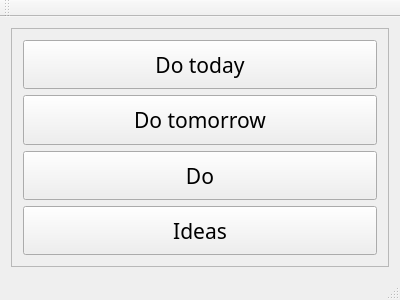
<?xml version="1.0" encoding="UTF-8"?>
<ui version="4.0">
 <class>MainWindow</class>
 <widget class="QMainWindow" name="MainWindow">
  <property name="geometry">
   <rect>
    <x>0</x>
    <y>0</y>
    <width>400</width>
    <height>300</height>
   </rect>
  </property>
  <property name="windowTitle">
   <string>MainWindow</string>
  </property>
  <widget class="QWidget" name="centralWidget">
   <layout class="QHBoxLayout" name="horizontalLayout">
    <item>
     <layout class="QHBoxLayout" name="centralWidgetLayout">
      <item>
       <widget class="QFrame" name="StarButtonAreaFrame">
        <property name="frameShape">
         <enum>QFrame::StyledPanel</enum>
        </property>
        <property name="frameShadow">
         <enum>QFrame::Raised</enum>
        </property>
        <layout class="QVBoxLayout" name="verticalLayout">
         <item>
          <widget class="QPushButton" name="doTodayButton">
           <property name="sizePolicy">
            <sizepolicy hsizetype="Minimum" vsizetype="Minimum">
             <horstretch>0</horstretch>
             <verstretch>0</verstretch>
            </sizepolicy>
           </property>
           <property name="font">
            <font>
             <family>Mongolian Baiti</family>
             <pointsize>16</pointsize>
            </font>
           </property>
           <property name="whatsThis">
            <string>&lt;html&gt;&lt;head/&gt;&lt;body&gt;&lt;p&gt;&lt;span style=&quot; color:#0000ff;&quot;&gt;Do today&lt;/span&gt;&lt;/p&gt;&lt;/body&gt;&lt;/html&gt;</string>
           </property>
           <property name="text">
            <string>Do today</string>
           </property>
          </widget>
         </item>
         <item>
          <widget class="QPushButton" name="doTomorrowButton">
           <property name="enabled">
            <bool>true</bool>
           </property>
           <property name="sizePolicy">
            <sizepolicy hsizetype="Minimum" vsizetype="Minimum">
             <horstretch>0</horstretch>
             <verstretch>0</verstretch>
            </sizepolicy>
           </property>
           <property name="font">
            <font>
             <family>Mongolian Baiti</family>
             <pointsize>16</pointsize>
            </font>
           </property>
           <property name="text">
            <string>Do tomorrow</string>
           </property>
          </widget>
         </item>
         <item>
          <widget class="QPushButton" name="doButton">
           <property name="enabled">
            <bool>true</bool>
           </property>
           <property name="sizePolicy">
            <sizepolicy hsizetype="Minimum" vsizetype="Minimum">
             <horstretch>0</horstretch>
             <verstretch>0</verstretch>
            </sizepolicy>
           </property>
           <property name="font">
            <font>
             <family>Mongolian Baiti</family>
             <pointsize>16</pointsize>
            </font>
           </property>
           <property name="text">
            <string>Do</string>
           </property>
          </widget>
         </item>
         <item>
          <widget class="QPushButton" name="ideasButton">
           <property name="enabled">
            <bool>true</bool>
           </property>
           <property name="sizePolicy">
            <sizepolicy hsizetype="Minimum" vsizetype="Minimum">
             <horstretch>0</horstretch>
             <verstretch>0</verstretch>
            </sizepolicy>
           </property>
           <property name="font">
            <font>
             <family>Mongolian Baiti</family>
             <pointsize>16</pointsize>
             <weight>50</weight>
             <bold>false</bold>
            </font>
           </property>
           <property name="styleSheet">
            <string notr="true">
alternate-background-color: rgb(167, 225, 255);</string>
           </property>
           <property name="text">
            <string>Ideas</string>
           </property>
          </widget>
         </item>
        </layout>
       </widget>
      </item>
     </layout>
    </item>
   </layout>
  </widget>
  <widget class="QMenuBar" name="menuBar">
   <property name="geometry">
    <rect>
     <x>0</x>
     <y>0</y>
     <width>400</width>
     <height>26</height>
    </rect>
   </property>
  </widget>
  <widget class="QToolBar" name="mainToolBar">
   <attribute name="toolBarArea">
    <enum>TopToolBarArea</enum>
   </attribute>
   <attribute name="toolBarBreak">
    <bool>false</bool>
   </attribute>
  </widget>
  <widget class="QStatusBar" name="statusBar"/>
 </widget>
 <layoutdefault spacing="6" margin="11"/>
 <resources/>
 <connections/>
</ui>
